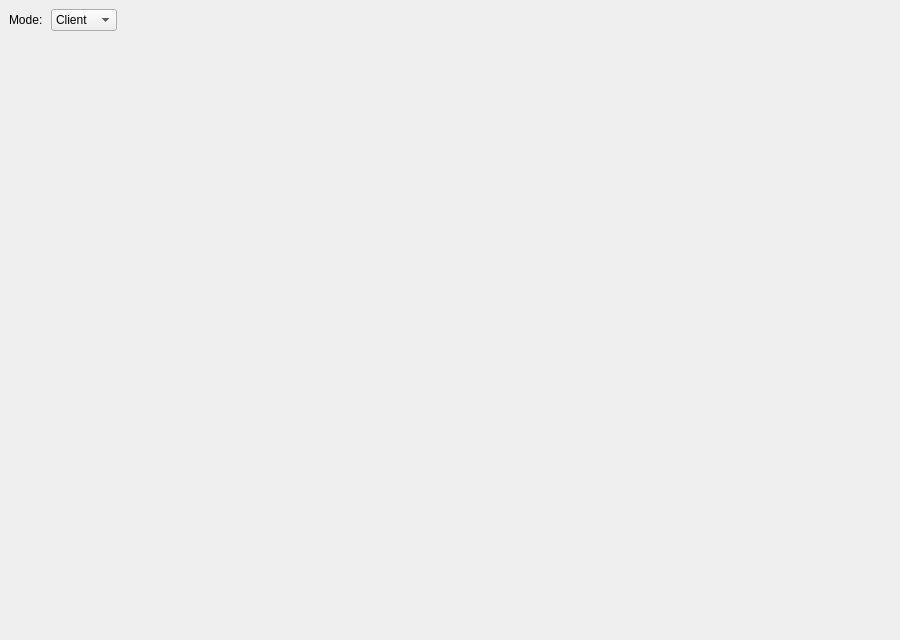
<?xml version="1.0" encoding="UTF-8"?>
<ui version="4.0">
 <class>MainWindow</class>
 <widget class="QMainWindow" name="MainWindow">
  <property name="windowTitle">
   <string>SecureFileTransfer</string>
  </property>
  <property name="geometry">
   <rect>
    <x>0</x>
    <y>0</y>
    <width>900</width>
    <height>640</height>
   </rect>
  </property>
  <widget class="QWidget" name="centralwidget">
   <layout class="QVBoxLayout" name="verticalLayout">
    <item>
     <layout class="QHBoxLayout" name="topLayout">
      <property name="spacing">
       <number>8</number>
      </property>
      <item>
       <widget class="QLabel" name="modeLabel">
        <property name="text">
         <string>Mode:</string>
        </property>
        <property name="sizePolicy">
         <sizepolicy hsizetype="Fixed" vsizetype="Preferred">
          <horstretch>0</horstretch>
          <verstretch>0</verstretch>
         </sizepolicy>
        </property>
       </widget>
      </item>
      <item>
       <widget class="QComboBox" name="modeCombo">
        <property name="sizePolicy">
         <sizepolicy hsizetype="Preferred" vsizetype="Fixed">
          <horstretch>0</horstretch>
          <verstretch>0</verstretch>
         </sizepolicy>
        </property>
        <item>
         <property name="text"><string>Client</string></property>
        </item>
        <item>
         <property name="text"><string>Server</string></property>
        </item>
       </widget>
      </item>
      <item>
       <spacer name="horizontalSpacer">
        <property name="orientation">
         <enum>Qt::Horizontal</enum>
        </property>
        <property name="sizeHint" stdset="0">
         <size>
          <width>40</width>
          <height>20</height>
         </size>
        </property>
       </spacer>
      </item>
     </layout>
    </item>
    <item>
     <widget class="QStackedWidget" name="stackedWidget">
      <property name="sizePolicy">
       <sizepolicy hsizetype="Expanding" vsizetype="Expanding">
        <horstretch>0</horstretch>
        <verstretch>0</verstretch>
       </sizepolicy>
      </property>
     </widget>
    </item>
   </layout>
  </widget>
 </widget>
 <resources/>
 <connections/>
</ui>
